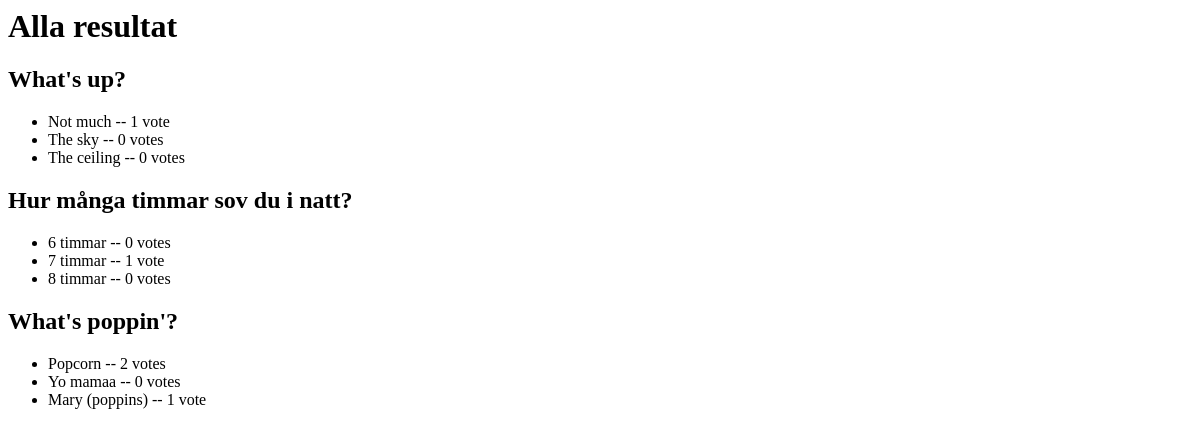
/result, run on an earlier commit of the app's database.
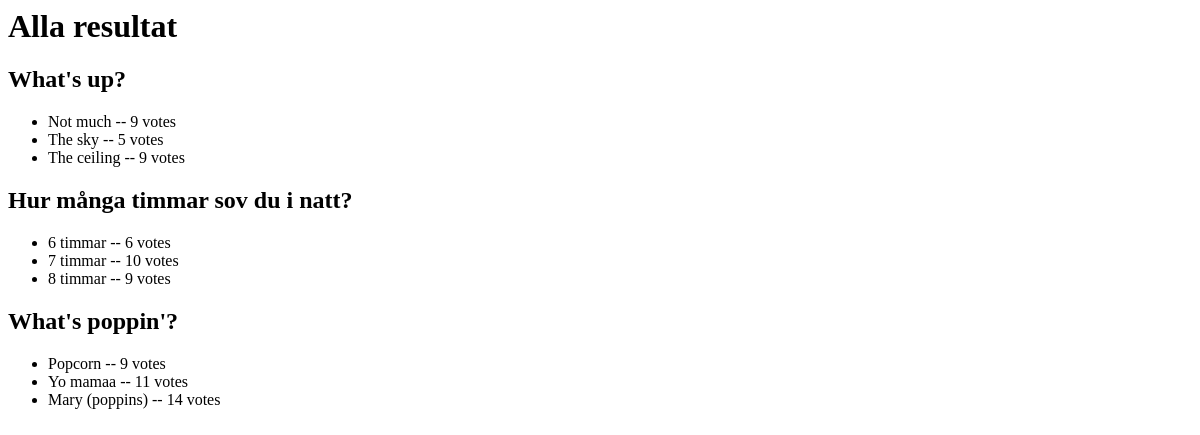
And on a later commit of the database.
### testapp/models.py (models this page shows, shortened)
class Choice(models.Model):
    question = models.ForeignKey(Question, on_delete=models.CASCADE)
    choice_text = models.CharField(max_length=200)
    votes = models.IntegerField(default=0)

### testapp/views.py (the view)
# urls.py: path('result', views.result, name='result'),
def result(request):
    questions = Question.objects.all()
    return render(request, 'testapp/result.html', {'questions': questions})

### testapp/templates/testapp/result.html
{% load static %}
<link rel="stylesheet" type="text/css" href="{% static 'testapp/main.css' %}">
<h1>Alla resultat</h1>
{% for question in questions %}
<h2> {{ question.question_text}}</h2>
<ul>
{% for choice in question.choice_set.all %}
    <li>{{ choice.choice_text }} -- {{ choice.votes }} vote{{choice.votes|pluralize }}</li>
{% endfor %}
</ul>
{% endfor %}

What changed in the data, as far as the page shows it:
changed Choice "Not much": votes "1" → "9"
changed Choice "The sky": votes "0" → "5"
changed Choice "The ceiling": votes "0" → "9"
changed Choice "6 timmar": votes "0" → "6"
changed Choice "7 timmar": votes "1" → "10"
changed Choice "8 timmar": votes "0" → "9"
changed Choice "Popcorn": votes "2" → "9"
changed Choice "Yo mamaa": votes "0" → "11"
changed Choice "Mary (poppins)": votes "1" → "14"
